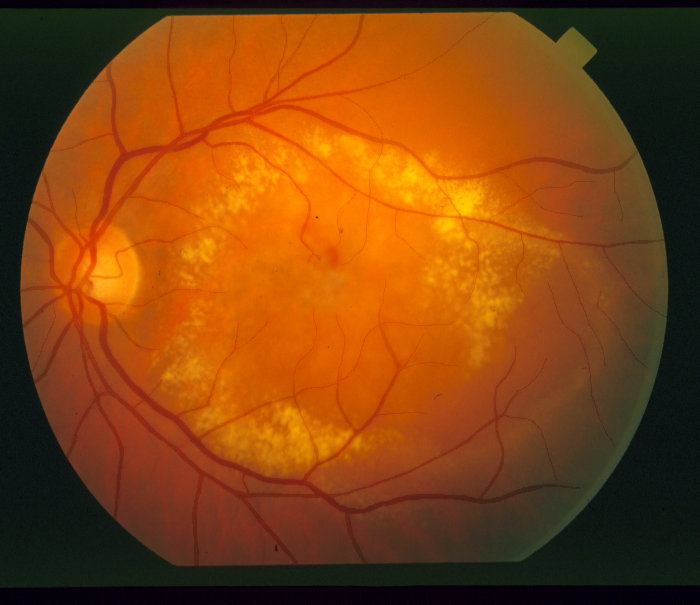
%> input picture 2_test.tiff, 700 x 605 px
$ octave main.m   (GNU Octave 9; MATLAB toolbox functions it lacks are replaced by stand-ins)
%> lines starting %> are read from the running program, lines starting %| are printed output that depends on the picture; in (x1, y1, x2, y2) boxes, pixels count from 0 and x2, y2 are one past the last pixel; in counts of white or black regions, pixels touching at a corner belong together; the program's own positions count from 1
### mim.m
function rt = mim(Y,sa)

[M,N] = size(Y);
x = [-6: 6];
tmp1 = exp(-(x.*x)/(2*sa*sa));
tmp1 = max(tmp1)-tmp1;
ht1 = repmat(tmp1,[9 1]);
sht1 = sum(ht1(:));
mean = sht1/(13*9);
ht1 = ht1 - mean;
ht1 = ht1/sht1;

h{1} = zeros(15,16);
for i = 1:9
    for j = 1:13
        h{1}(i+3,j+1) = ht1(i,j);
    end
end

for k=1:11
    ag = 15*k;
    h{k+1} = imrotate(h{1},ag,'bicubic','crop');
   h{k+1} = wkeep(h{k+1},size(h{1}));
end

for k=1:12
    R{k} = conv2(Y, h{k}, 'same');
end

rt = zeros(M,N);
for i=1:M
    for j=1:N
        ER = [R{1}(i,j), R{2}(i,j), R{3}(i,j), R{4}(i,j), R{5}(i,j), R{6}(i,j),...
                R{7}(i,j), R{8}(i,j), R{9}(i,j), R{10}(i,j), R{11}(i,j), R{12}(i,j)];
        rt(i,j) = max(ER);
    end
end

rmin = abs(min(rt(:)));
for m = 1:M
    for n = 1:N
        rt(m,n) = rt(m,n) + rmin;
    end
end
rmax = max(max(rt));
for m = 1:M
    for n = 1:N
        rt(m,n) = round(rt(m,n)*255/rmax);
    end
end

### myThreshold.m
function [tt1,e1,cmtx] = myThreshold(rt)

[M,N] =size(rt);
cmtx = zeros(256,256);
for m = 1:M-1
    for n = 1:N-1
       cmtx(rt(m,n)+1,rt(m,n+1)+1) = cmtx(rt(m,n)+1,rt(m+1,n+1)+1) + 1;
    end
end

scmtx = sum(cmtx(:));
prob = cmtx/scmtx;

emax = -100;
for i=1:255

    probA = 0;
    probC = 0;

    subProbA = prob(1:i,1:i);
    probA = sum(subProbA(:));
    HA(i) = -0.5*(probA*log2(probA+0.00001));

    subProbC = prob(i+1:256,i+1:256);
    probC = sum(subProbC(:));
    HC(i) = -0.5*(probC*log2(probC+0.00001));

    e1(i) = HA(i) + HC(i);
    if e1(i) >= emax
        emax = e1(i);
        tt1 = i;
    end
end

### msk.m
function mk = msk(IG,ms)
[M,N] = size(IG);
mk = zeros(M,N);
for l=1:M
    for k=1:N
        if IG(l,k)>ms
            mk(l,k)=255;
        end
    end
end

for i=1:N
    for j=1:M
        if mk(j,i)==255
            for k=1:10
                mk(j+k-1,i)=0;
            end
            break;
        end
    end
end
for i=1:N
    for j=M:-1:1
        if mk(j,i)==255
            for k=1:10
                mk(j-k+1,i)=0;
            end
            break;
        end
    end
end

### main.m
clear all
close all
warning off
clc


%/////////// initilizing images and parameters //////////

image=imread('2_test.tiff');
%> image is the input picture: size 605x700x3 uint8; mean R, G, B 131.2, 67.6, 16
image=imresize(image,[400,400]);
%> image: size 400x400x3 uint8
image=im2uint8(image);
imwrite(image,'original.jpg','quality',50);
figure(1)
imshow(image);
title('orignal image')
drawnow

%///////// extracting G image /////////////////////////////


image_dummy=image;
image_dummy(:,:,2:3)=0;                                             % extracting R image making g and b zero
figure(2)
subplot(2,2,1)
imshow(image_dummy)
title('extracted R');

image_dummy=image;                                                  % extracting G image making r and b zero, appearance red
image_dummy(:,:,1)=0;
image_dummy(:,:,3)=0;
subplot(2,2,2)
imshow(image_dummy)
title('extracted G');

image_dummy=image;                                                  % extracting B image making r and g zero
image_dummy(:,:,1:2)=0;
subplot(2,2,3)
imshow(image_dummy)
title('extracted B');


image1=image(:,:,2);
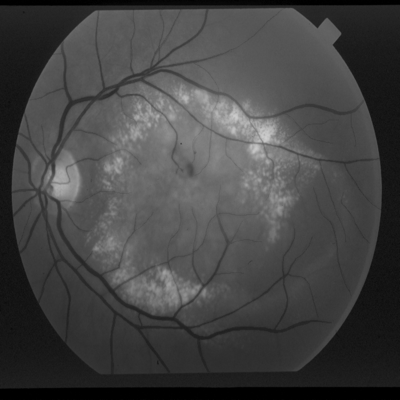
%> image1: size 400x400 uint8; min 0, max 205, mean 67.6
image1=imresize(image1,[400,400]);% copying G image to process further, using this 3d to 2d
imwrite(image1,'green.jpg','quality',50);
[M,N] = size(image1);
%> M = 400; N = 400
sa = 2.0;
rt = mim(image1,sa);
%> after the loop in mim, `for k=1:12`: R = 12 items
%> after the loop in mim, `for i=1:M`:
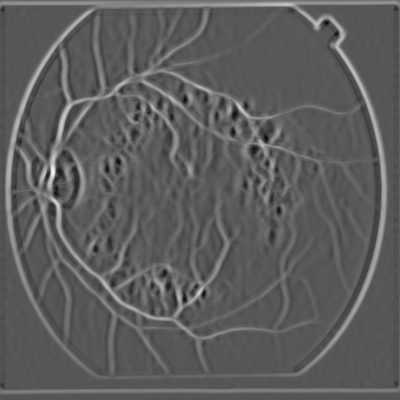
%> rt: size 400x400 double; min -6.73, max 13.34, mean 0.661; drawn with min black and max white
%> in mim, `rmin = abs(min(rt(:)));`: rmin = 6.73
%> in mim, `rmax = max(max(rt));`: rmax = 20.08

[tt1,e1,cmtx] = myThreshold(rt);
%> after the loop in myThreshold, `for m = 1:M-1`:
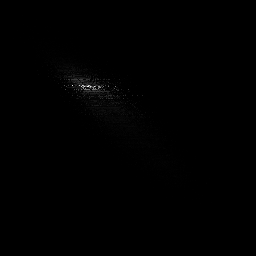
%> cmtx: size 256x256 double; min 0, max 406, mean 1.1; drawn with min black and max white
%> in myThreshold, `scmtx = sum(cmtx(:));`: scmtx = 72060
%> the loop in myThreshold, `for i=1:255` made 255 passes
%> (subProbA, probA, probC, emax) on passes 1 to 3: (0, 0, 1, 1.28e-05), ([0 0; 0 0], 0, 1, 1.28e-05), ([0 0 0; 0 0 0; 0 0 0], 0, 1, 1.28e-05)
%> (probA, probC, emax) on passes 4 to 9: (0, 1, 1.28e-05), (0, 1, 1.28e-05), (0, 1, 1.28e-05), (0, 1, 1.28e-05), (0, 1, 1.28e-05), (0, 1, 3.28e-05)
%> after the loop in myThreshold, `for i=1:255`: HA = 255 values, max 0.265 at index 91, min 0 at index 1, mean 0.0569; HC = 255 values, max 0.265 at index 92, min 0 at index 246, mean 0.0657; e1 = 255 values, max 0.53 at index 92, min 1.28e-05 at index 255, mean 0.123; emax = 0.53; tt1 = 92
%> tt1 = 92

ms = 45;
mk = msk(image1,ms);
%> after the loop in msk, `for l=1:M`:
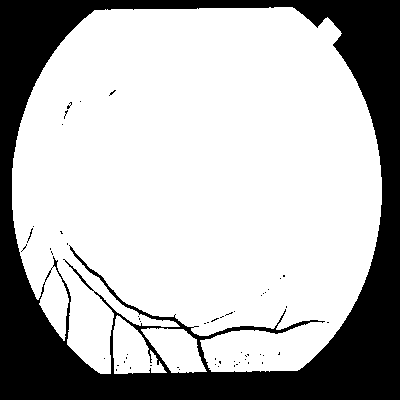
%> mk: size 400x400 double; 71.5% white; 57 black regions (55 under 20 px), largest, box (x1, y1, x2, y2) and area: (0, 0, 400, 400) 45388, (27, 228, 33, 243) 20
%> after the loop in msk, `for i=1:N`: mk: size 400x400 double; 69.2% white; 57 black regions (55 under 20 px), largest, box (x1, y1, x2, y2) and area: (0, 0, 400, 400) 49070, (27, 228, 33, 243) 20
%> after the loop in msk, `for i=1:N`:
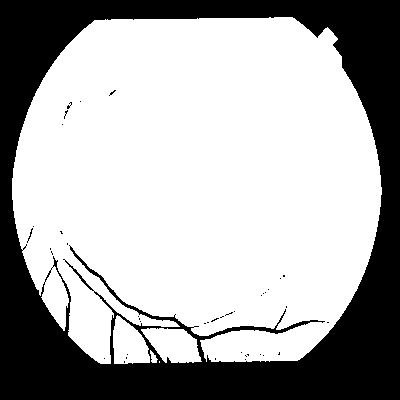
%> mk: size 400x400 double; 67% white; 41 black regions (39 under 20 px), largest, box (x1, y1, x2, y2) and area: (0, 0, 400, 400) 52701, (27, 228, 33, 243) 20

rt2 = 255*ones(M,N);
for i=1:M
    for j=1:N
        if rt(i,j)>=tt1 & mk(i,j)==255
            rt2(i,j)=0;
        end
    end
end
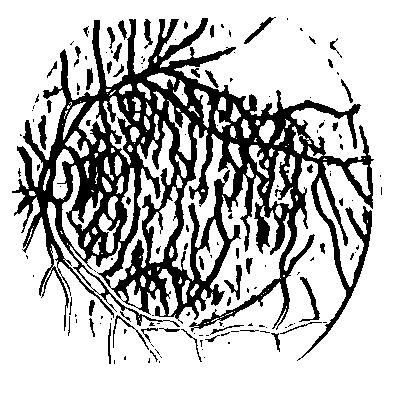
%> rt2: size 400x400 double; 74.8% white; 148 black regions (95 under 20 px), largest, box (x1, y1, x2, y2) and area: (12, 18, 374, 361) 36774, (299, 277, 320, 322) 233, (224, 265, 242, 300) 200
J = im2bw(rt2);

J= ~J;
[Label,Num] = bwlabel(J);
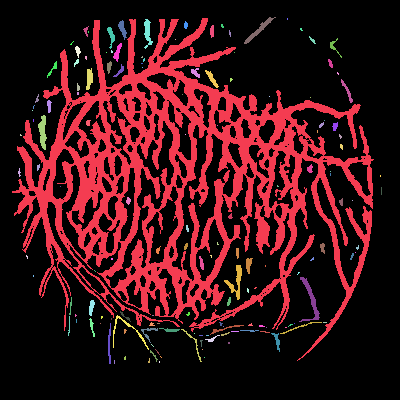
%> Label: size 400x400 double; 149 distinct labels, from 0 to 148; one colour per label, 0 black
%> Num = 148
Lmtx = zeros(Num+1,1);
for i=1:M
    for j=1:N
        Lmtx(double(Label(i,j))+1) = Lmtx(double(Label(i,j))+1) + 1;
    end
end
%> after the loop, Lmtx = 149 values, max 119606 at index 1, min 1 at index 6, mean 1073.8
sLmtx = sort(Lmtx);
%> sLmtx = 149 values from 1 to 119606
cp = 950;
%> (the run ends here)
